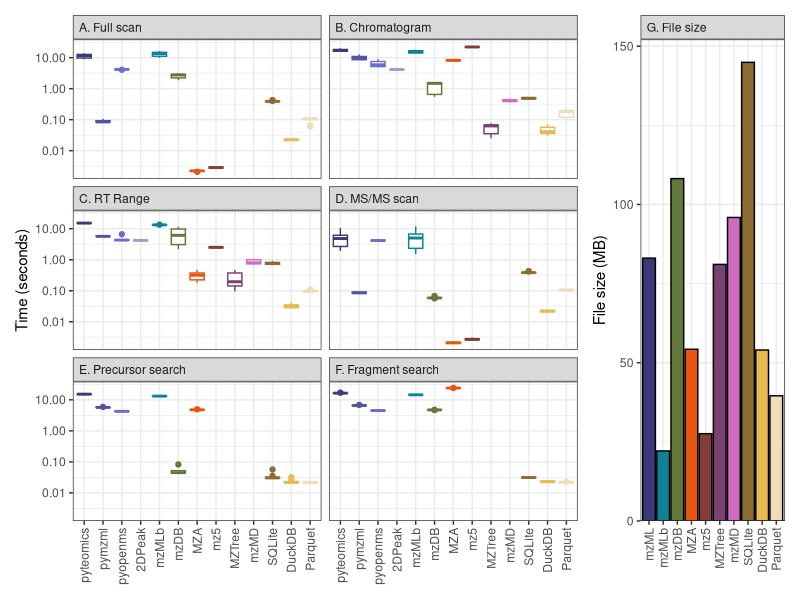
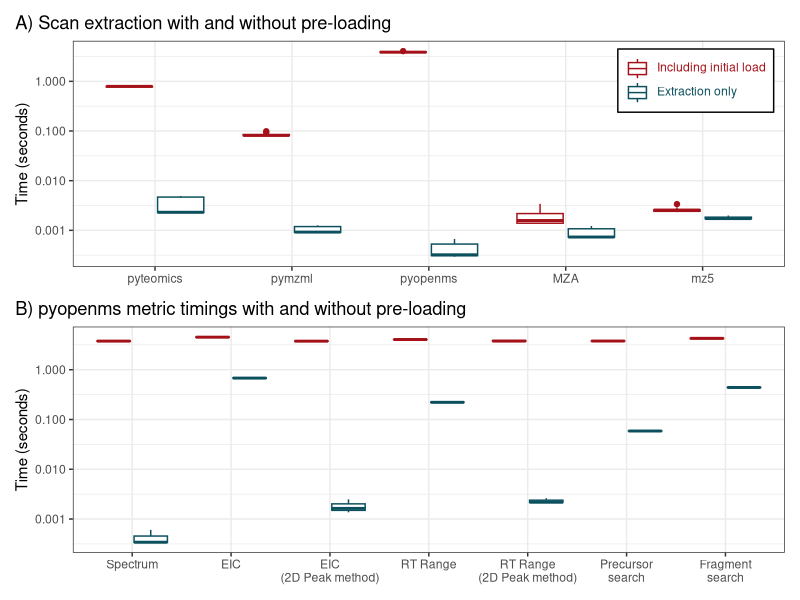
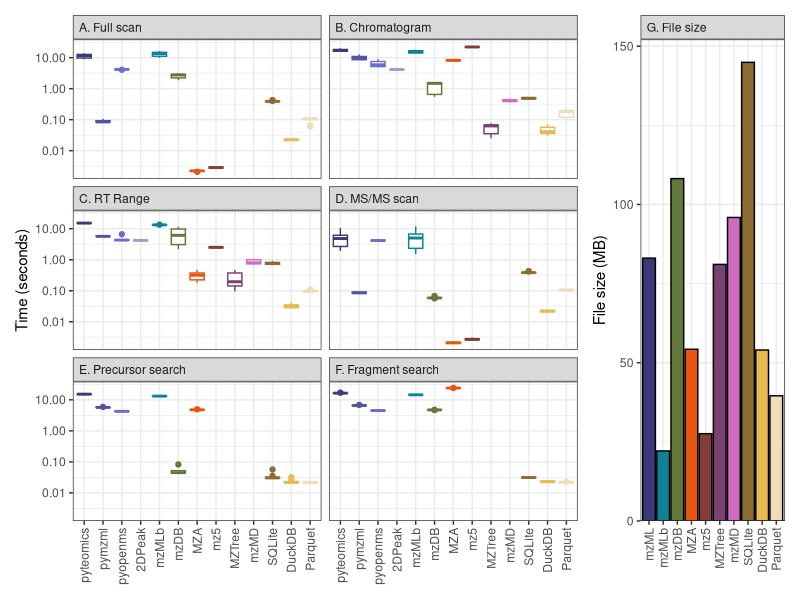
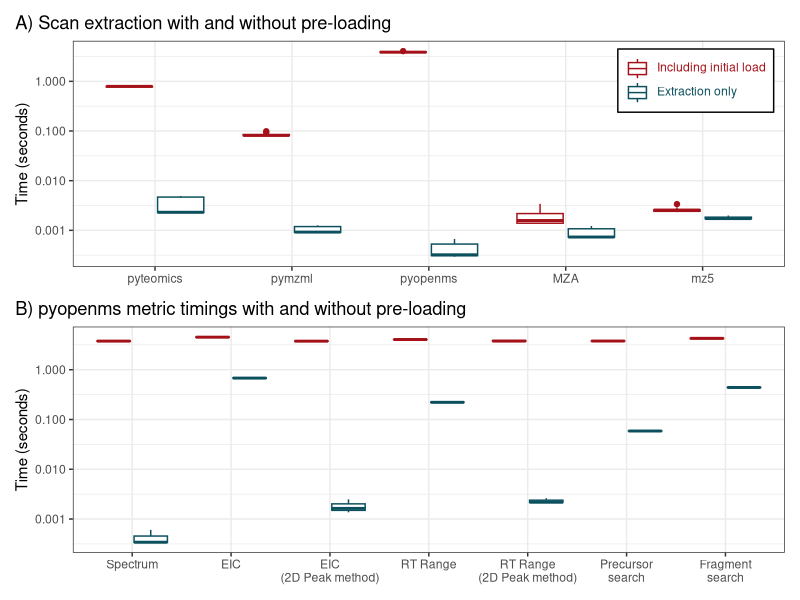

These charts were generated, in order, by the following R code: (Note: this script raises an error after producing the figures.)
## ---- chunk 1
knitr::opts_chunk$set(echo = TRUE, include=FALSE, eval=TRUE)
library(tidyverse)
library(ggtext)
library(patchwork)

method_names <- c("pyteomics", "pymzml", "pyopenms", "2DPeak",
                  "mzMLb", "mzDB", "MZA", "mz5", 
                  "MZTree", "mzMD", 
                  "SQLite", "DuckDB", "Parquet")
method_colors <- c("#393B79", "#5254A3", "#6B6ECF", "#9C9EDE", 
                   "#0F8299", "#637939", "#E6550D", "#843C39", 
                   "#7B4173", "#CE6DBD", 
                   "#8C6D31", "#E7BA52", "#efddb9")

## ---- chunk 2
all_timings <- read_csv("data/singlefile_times.csv") %>% 
  mutate(method=str_replace(method, "pyopenms_2DPeak", "2DPeak")) %>%
  mutate(method=factor(method, levels=method_names)) %>%
  mutate(query=factor(query, levels=c("ms1_spec", "chrom", "rtrange",
                                      "ms2_spec", "premz", "fragmz"),
                      labels=c("A. Full scan", "B. Chromatogram", "C. RT Range",
                               "D. MS/MS scan", "E. Precursor search",
                               "F. Fragment search")))
all_sizes <- read_csv("data/file_sizes.csv") %>%
  mutate(method=str_replace(method, "pyopenms_2DPeak", "2DPeak")) %>%
  mutate(method=factor(method, levels=method_names))

time_boxplot <- all_timings %>%
  ggplot() +
  geom_boxplot(aes(x=method, y=time, color=method)) +
  facet_wrap(~query, ncol=2) +
  scale_y_log10() +
  scale_color_manual(breaks = method_names, values=method_colors) +
  labs(x=NULL, y="Time (seconds)", color=NULL) +
  theme_bw() +
  theme(axis.text.x = element_text(angle=90, hjust=1, vjust=0.5),
        legend.position = "none",
        strip.text.x = element_text(hjust = 0))
size_barplot <- all_sizes %>%
  filter(!method%in%c("pyteomics", "pyopenms", "2DPeak")) %>%
  mutate(method=as.character(method)) %>%
  mutate(method=ifelse(method=="pymzml", "mzML", method)) %>%
  mutate(method=factor(method, levels=c("mzML", method_names))) %>%
  mutate(query="G. File size") %>%
  ggplot() +
  geom_hline(yintercept = 0) +
  geom_col(aes(x=method, y=file_size/1e6, fill=method), color="black") +
  scale_y_continuous(expand = expansion(mult = c(0, 0.05))) +
  scale_fill_manual(breaks = c("mzML", method_names), 
                    values=c("#393B79", method_colors)) +
  facet_wrap(~query) +
  labs(x=NULL, y="File size (MB)", fill="File type") +
  theme_bw() +
  theme(axis.text.x = element_text(angle=90, hjust=1, vjust=0.5), 
        legend.position = "none",
        strip.text.x = element_text(hjust = 0))

time_boxplot + size_barplot + plot_layout(widths = c(3.5, 1))

ggsave("figures/singlefile_fig.png", width = 6.5, height=5)

## ---- chunk 3
fun_levels = c("<span style='color:#a41118'>Including initial load</span>", 
               "<span style='color:#0b505c'>Extraction only</span>")
init_outside_gp <- read_csv("data/singlefile_supp.csv") %>%
  pivot_longer(pyteomics:mz5, names_to = "method", values_to="time") %>%
  mutate(method=factor(method, levels=method_names)) %>%
  mutate(fun_type=factor(fun_type, levels=c("inclusive", "minimal"),
                         labels=fun_levels)) %>%
  ggplot() +
  geom_boxplot(aes(x=method, y=time, color=fun_type)) +
  scale_y_log10() +
  scale_color_manual(breaks=fun_levels, values = c("#a41118", "#0b505c")) +
  labs(x=NULL, y="Time (seconds)", color=NULL) +
  theme_bw() +
  theme(legend.text=element_markdown(), legend.position = "inside",
        legend.justification.inside = c(0.98, 0.95),
        legend.background = element_rect(color='black'),
        plot.title.position = "plot", 
        plot.caption.position =  "plot") +
  ggtitle("A) Scan extraction with and without pre-loading")

pyopenms_precomp_gp <- read_csv("data/pyopenms_precomp.csv") %>%
  pivot_longer(rep1:rep3) %>%
  mutate(type=factor(type, levels=c("init", "precomp"),
                       labels=fun_levels)) %>%
  mutate(method=factor(method, levels=c("spec", "chrom", "chrom_2D", "rtrange",
                                        "rtrange_2D", "premz", "fragmz"),
                       labels = c("Spectrum", "EIC", "EIC\n(2D Peak method)",
                                  "RT Range", "RT Range\n(2D Peak method)",
                                  "Precursor\nsearch", "Fragment\nsearch"))) %>%
  ggplot() +
  geom_boxplot(aes(x=method, y=value, color=type)) +
  scale_y_log10() +
  scale_color_manual(breaks=fun_levels, values = c("#a41118", "#0b505c")) +
  theme_bw() +
  theme(legend.position = "none", 
        plot.title.position = "plot", 
        plot.caption.position =  "plot") +
  labs(x=NULL, y="Time (seconds)", color=NULL) +
  ggtitle("B) pyopenms metric timings with and without pre-loading")

init_outside_gp / pyopenms_precomp_gp
ggsave("figures/supp_2_preload_fig.png", width = 6.5, height=5)
## ---- chunk 4
multichrom_times <- read_csv("data/multichrom_times.csv")
timelabs <- c("0.01 seconds", "One second", "One minute", "One hour")
multichrom_times %>%
  mutate(method=str_replace(method, "pyopenms_2DPeak", "2DPeak")) %>%
  mutate(method=factor(method, levels=method_names)) %>%
  ggplot(aes(x=n_chroms, y=time, color=method, fill=method)) +
  geom_abline(slope=1, intercept=-3:3, color="grey50") +
  geom_smooth(method="lm", formula="y~x", alpha=0.2, fill="grey50") +
  geom_point(position = position_dodge(width=0.1), color="black", pch=21, size=3) +
  scale_y_log10(breaks=c(0.01, 1, 60, 3600), labels=timelabs) +
  scale_x_log10(breaks=c(1, 3, 10, 30, 100)) +
  scale_fill_manual(breaks = method_names, values=method_colors, 
                    aesthetics = c("fill", "color")) +
  labs(x="Number of chromatograms extracted", y="Time required",
       color=NULL, fill=NULL) +
  theme_bw() +
  theme(panel.grid.minor = element_blank())
ggsave("figures/multichrom_fig.png", width = 6.5, height=5)
## ---- chunk 5
multichrom_times <- read_csv("data/multichrom_times.csv")
multichrom_baseline_df <- multichrom_times %>%
  mutate(method=str_replace(method, "pyopenms_2DPeak", "2DPeak")) %>%
  filter(n_chroms==1) %>%
  summarise(time=mean(time), .by=method) %>%
  mutate(method=factor(method, levels=method_names))
multichrom_times %>%
  mutate(method=str_replace(method, "pyopenms_2DPeak", "2DPeak")) %>%
  mutate(method=factor(method, levels=method_names)) %>%
  ggplot(aes(x=n_chroms, y=time, color=method, fill=method)) +
  geom_abline(aes(slope=1, intercept=log10(time)), data=multichrom_baseline_df) +
  geom_smooth(method="lm", formula="y~x", color="black") +
  geom_point(position = position_dodge(width=0.1), color="black", pch=21, size=3) +
  scale_y_log10(expand=expansion(0.1)) +
  scale_x_log10(breaks=unique(multichrom_times$n_chroms), expand=expansion(0.1)) +
  scale_fill_manual(breaks = method_names, values=method_colors, 
                    aesthetics = c("fill", "color")) +
  facet_wrap(~method, scales="free_y") +
  labs(x="Number of chromatograms extracted", y="Time required (seconds)") +
  theme_bw() +
  theme(legend.position = "none")
ggsave("figures/supp_3_multichrom_facets.png", width = 6.5, height=5)
## ---- chunk 6
type_labels = c("<span style='color:#a41118'>For loop</span>", 
               "<span style='color:#f4bb23'>Unified query</span>",
               "<span style='color:#147C8F'>Non-equi join</span>")
read_csv("data/dbloopjoinuni_times.csv") %>%
  separate(method, into = c("method", "type")) %>%
  mutate(type=case_when(
    type=="join"~"Non-equi join",
    type=="loop"~"For loop",
    type=="unified"~"Unified query"
  )) %>%
  mutate(type=factor(type, levels=c("For loop", "Unified query", "Non-equi join"),
                     labels=type_labels)) %>%
  mutate(method=factor(method, levels=c("sqlite", "duckdb", "parquet"),
                       labels=c("SQLite", "DuckDB", "Parquet"))) %>%
  ggplot(aes(x=n_chroms, y=time, fill=type)) +
  geom_point(position=position_dodge(width = 0.1), color="black", size=3, pch=21) +
  facet_wrap(~method, nrow=1) +
  scale_y_log10() +
  scale_x_log10(breaks=c(1, 3, 10, 30, 100)) +
  scale_fill_manual(breaks=type_labels, values = c("#a41118", "#f4bb23", "#147C8F")) +
  labs(x="Number of chromatograms", y="Time required (seconds)", fill=NULL) +
  theme_bw() +
  theme(legend.position = "inside", legend.justification.inside = c(0.5, 0.95),
        legend.background = element_rect(color='black'),
        legend.text=element_markdown(),
        plot.title.position = "plot", 
        plot.caption.position =  "plot")
ggsave("figures/supp_4_dbloopjoinuni.png", width = 6.5, height=5)
## ---- chunk 7
read_csv("data/multifile_timings.csv") %>%
  mutate(size=size/1e6) %>%
  summarise(size=mean(size), .by=c(method, n_files, db_sort)) %>%
  pivot_wider(names_from = db_sort, values_from=size) %>%
  mutate(diff=ordered/unordered) %>%
  arrange(method)
## ---- chunk 8
timelabs <- c("0.01 seconds", "0.1 seconds", "One second", "Ten seconds", "One minute")

read_csv("data/multifile_timings.csv") %>%
  mutate(type=factor(type, levels=c("consolidated", "multifile"),
                     labels=c("Single database", "One database per MS file"))) %>%
  mutate(method=factor(method, levels=c("sqlite", "duckdb", "parquet"),
                       labels=c("SQLite", "DuckDB", "Parquet"))) %>%
  mutate(db_sort=factor(db_sort, levels = c("ordered", "unordered"),
                        labels = c("With index/ordering", "No index/ordering"))) %>%
  ggplot(aes(x=size, y=time, color=type, fill=type, shape=db_sort)) +
  geom_point(alpha=0.5) +
  # stat_summary(fun.data = mean_se, geom = "errorbar", linewidth=1.2) +
  stat_summary(fun = mean, geom = "line", linewidth=1.2) +
  stat_summary(fun = mean, geom = "point", size=3, color="black") +
  facet_wrap(~method) +
  scale_y_log10(breaks=c(0.01, 0.1, 1, 10, 60), labels=timelabs) +
  scale_x_log10(labels = scales::label_bytes()) +
  scale_color_viridis_d(option = "A", begin = 0.4, end = 0.8, aesthetics = c("fill", "color")) +
  scale_shape_manual(breaks=c("No index/ordering", "With index/ordering"), values=c(22, 21)) +
  labs(x="Database size", y="Time taken", color=NULL, fill=NULL, shape=NULL) +
  theme_bw() +
  theme(legend.position = "top", legend.direction = "vertical") +
  guides(shape=guide_legend(override.aes = list(size=5, fill="white")),
         color=guide_legend(override.aes = list(shape=21, size=4, lwd=2)))
ggsave("figures/multifile_fig.png", width = 6.5, height=3.5)
